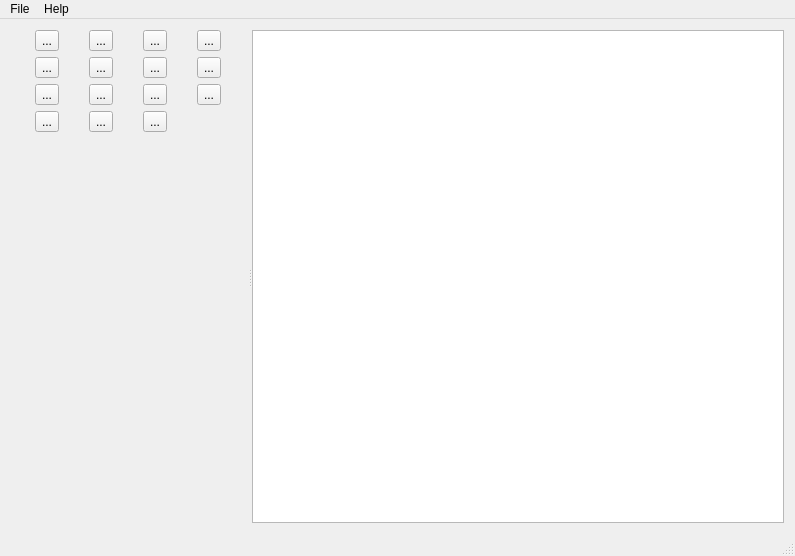
<?xml version="1.0" encoding="UTF-8"?>
<ui version="4.0">
 <class>MainWindow</class>
 <widget class="QMainWindow" name="MainWindow">
  <property name="geometry">
   <rect>
    <x>0</x>
    <y>0</y>
    <width>795</width>
    <height>556</height>
   </rect>
  </property>
  <property name="windowTitle">
   <string>MainWindow</string>
  </property>
  <widget class="QWidget" name="centralWidget">
   <layout class="QGridLayout" name="gridLayout">
    <item row="0" column="0">
     <widget class="QSplitter" name="splitter">
      <property name="orientation">
       <enum>Qt::Horizontal</enum>
      </property>
      <widget class="QWidget" name="toolsWidget" native="true">
       <property name="sizePolicy">
        <sizepolicy hsizetype="MinimumExpanding" vsizetype="Preferred">
         <horstretch>0</horstretch>
         <verstretch>0</verstretch>
        </sizepolicy>
       </property>
       <property name="minimumSize">
        <size>
         <width>120</width>
         <height>0</height>
        </size>
       </property>
       <layout class="QGridLayout" name="gridLayout_2">
        <property name="leftMargin">
         <number>0</number>
        </property>
        <property name="topMargin">
         <number>0</number>
        </property>
        <property name="rightMargin">
         <number>0</number>
        </property>
        <property name="bottomMargin">
         <number>0</number>
        </property>
        <property name="spacing">
         <number>6</number>
        </property>
        <item row="2" column="2">
         <widget class="QToolButton" name="toolButton">
          <property name="text">
           <string>...</string>
          </property>
          <property name="icon">
           <iconset resource="icons.qrc">
            <normaloff>:/icons/circle.png</normaloff>:/icons/circle.png</iconset>
          </property>
          <property name="iconSize">
           <size>
            <width>24</width>
            <height>24</height>
           </size>
          </property>
         </widget>
        </item>
        <item row="1" column="3">
         <widget class="QToolButton" name="toolButton_clear">
          <property name="text">
           <string>...</string>
          </property>
          <property name="icon">
           <iconset resource="icons.qrc">
            <normaloff>:/icons/delete.png</normaloff>:/icons/delete.png</iconset>
          </property>
          <property name="iconSize">
           <size>
            <width>24</width>
            <height>24</height>
           </size>
          </property>
         </widget>
        </item>
        <item row="5" column="0" colspan="4">
         <widget class="VEPolyLineSettings" name="polylineSettings" native="true">
          <property name="minimumSize">
           <size>
            <width>0</width>
            <height>50</height>
           </size>
          </property>
         </widget>
        </item>
        <item row="4" column="0" colspan="4">
         <widget class="VERectangleSettings" name="rectangleSettings" native="true">
          <property name="minimumSize">
           <size>
            <width>0</width>
            <height>50</height>
           </size>
          </property>
         </widget>
        </item>
        <item row="3" column="0">
         <widget class="QToolButton" name="toolButton_text">
          <property name="text">
           <string>...</string>
          </property>
          <property name="icon">
           <iconset resource="icons.qrc">
            <normaloff>:/icons/text.png</normaloff>:/icons/text.png</iconset>
          </property>
          <property name="iconSize">
           <size>
            <width>24</width>
            <height>24</height>
           </size>
          </property>
         </widget>
        </item>
        <item row="0" column="2">
         <widget class="QToolButton" name="toolButton_SaveAs">
          <property name="text">
           <string>...</string>
          </property>
          <property name="icon">
           <iconset resource="icons.qrc">
            <normaloff>:/icons/saveAs.png</normaloff>:/icons/saveAs.png</iconset>
          </property>
          <property name="iconSize">
           <size>
            <width>24</width>
            <height>24</height>
           </size>
          </property>
         </widget>
        </item>
        <item row="2" column="0">
         <widget class="QToolButton" name="butLine">
          <property name="text">
           <string>...</string>
          </property>
          <property name="icon">
           <iconset resource="icons.qrc">
            <normaloff>:/icons/直线.png</normaloff>:/icons/直线.png</iconset>
          </property>
          <property name="iconSize">
           <size>
            <width>24</width>
            <height>24</height>
           </size>
          </property>
         </widget>
        </item>
        <item row="0" column="0">
         <widget class="QToolButton" name="butOpen">
          <property name="enabled">
           <bool>true</bool>
          </property>
          <property name="text">
           <string>...</string>
          </property>
          <property name="icon">
           <iconset resource="icons.qrc">
            <normaloff>:/icons/open.png</normaloff>:/icons/open.png</iconset>
          </property>
          <property name="iconSize">
           <size>
            <width>24</width>
            <height>24</height>
           </size>
          </property>
         </widget>
        </item>
        <item row="2" column="3">
         <widget class="QToolButton" name="butRectangle">
          <property name="text">
           <string>...</string>
          </property>
          <property name="icon">
           <iconset resource="icons.qrc">
            <normaloff>:/icons/rectangle.png</normaloff>:/icons/rectangle.png</iconset>
          </property>
          <property name="iconSize">
           <size>
            <width>24</width>
            <height>24</height>
           </size>
          </property>
         </widget>
        </item>
        <item row="2" column="1">
         <widget class="QToolButton" name="toolButton_curveLine">
          <property name="text">
           <string>...</string>
          </property>
          <property name="icon">
           <iconset resource="icons.qrc">
            <normaloff>:/icons/曲线.png</normaloff>:/icons/曲线.png</iconset>
          </property>
          <property name="iconSize">
           <size>
            <width>24</width>
            <height>24</height>
           </size>
          </property>
         </widget>
        </item>
        <item row="1" column="2">
         <widget class="QToolButton" name="butDefault">
          <property name="text">
           <string>...</string>
          </property>
          <property name="icon">
           <iconset resource="icons.qrc">
            <normaloff>:/icons/arrow.png</normaloff>:/icons/arrow.png</iconset>
          </property>
          <property name="iconSize">
           <size>
            <width>24</width>
            <height>24</height>
           </size>
          </property>
         </widget>
        </item>
        <item row="1" column="0">
         <widget class="QToolButton" name="toolButton_ZoomIn">
          <property name="text">
           <string>...</string>
          </property>
          <property name="icon">
           <iconset resource="icons.qrc">
            <normaloff>:/icons/zoomIn.png</normaloff>:/icons/zoomIn.png</iconset>
          </property>
          <property name="iconSize">
           <size>
            <width>24</width>
            <height>24</height>
           </size>
          </property>
         </widget>
        </item>
        <item row="1" column="1">
         <widget class="QToolButton" name="toolButton_ZoomOut">
          <property name="text">
           <string>...</string>
          </property>
          <property name="icon">
           <iconset resource="icons.qrc">
            <normaloff>:/icons/zoomOut.png</normaloff>:/icons/zoomOut.png</iconset>
          </property>
          <property name="iconSize">
           <size>
            <width>24</width>
            <height>24</height>
           </size>
          </property>
         </widget>
        </item>
        <item row="3" column="2">
         <widget class="QToolButton" name="cut">
          <property name="text">
           <string>...</string>
          </property>
          <property name="icon">
           <iconset resource="icons.qrc">
            <normaloff>:/icons/cut.png</normaloff>:/icons/cut.png</iconset>
          </property>
          <property name="iconSize">
           <size>
            <width>24</width>
            <height>24</height>
           </size>
          </property>
         </widget>
        </item>
        <item row="0" column="3">
         <widget class="QToolButton" name="toolButton_copy">
          <property name="text">
           <string>...</string>
          </property>
          <property name="icon">
           <iconset resource="icons.qrc">
            <normaloff>:/icons/copy.png</normaloff>:/icons/copy.png</iconset>
          </property>
          <property name="iconSize">
           <size>
            <width>24</width>
            <height>24</height>
           </size>
          </property>
         </widget>
        </item>
        <item row="3" column="1">
         <widget class="QToolButton" name="toolButton_Home">
          <property name="text">
           <string>...</string>
          </property>
          <property name="icon">
           <iconset resource="icons.qrc">
            <normaloff>:/icons/up.png</normaloff>:/icons/up.png</iconset>
          </property>
          <property name="iconSize">
           <size>
            <width>24</width>
            <height>24</height>
           </size>
          </property>
         </widget>
        </item>
        <item row="0" column="1">
         <widget class="QToolButton" name="butSave">
          <property name="text">
           <string>...</string>
          </property>
          <property name="icon">
           <iconset resource="icons.qrc">
            <normaloff>:/icons/save.ico</normaloff>:/icons/save.ico</iconset>
          </property>
          <property name="iconSize">
           <size>
            <width>24</width>
            <height>24</height>
           </size>
          </property>
         </widget>
        </item>
        <item row="6" column="0" colspan="4">
         <spacer name="verticalSpacer">
          <property name="orientation">
           <enum>Qt::Vertical</enum>
          </property>
          <property name="sizeHint" stdset="0">
           <size>
            <width>20</width>
            <height>40</height>
           </size>
          </property>
         </spacer>
        </item>
       </layout>
      </widget>
      <widget class="VEWorkplaceView" name="workplaceView"/>
     </widget>
    </item>
   </layout>
  </widget>
  <widget class="QMenuBar" name="menuBar">
   <property name="geometry">
    <rect>
     <x>0</x>
     <y>0</y>
     <width>795</width>
     <height>26</height>
    </rect>
   </property>
   <widget class="QMenu" name="menu">
    <property name="title">
     <string>File</string>
    </property>
    <addaction name="actionNew"/>
    <addaction name="actionOpen"/>
    <addaction name="separator"/>
    <addaction name="actionSave"/>
    <addaction name="actionSaveAs"/>
    <addaction name="separator"/>
    <addaction name="actionCut"/>
    <addaction name="actionExit"/>
   </widget>
   <widget class="QMenu" name="menuHelp">
    <property name="title">
     <string>Help</string>
    </property>
    <addaction name="actionHelp"/>
   </widget>
   <addaction name="menu"/>
   <addaction name="menuHelp"/>
  </widget>
  <widget class="QStatusBar" name="statusBar"/>
  <action name="actionHelp">
   <property name="icon">
    <iconset resource="icons.qrc">
     <normaloff>:/icons/scene.ico</normaloff>:/icons/scene.ico</iconset>
   </property>
   <property name="text">
    <string>Readme</string>
   </property>
   <property name="shortcut">
    <string>Ctrl+H</string>
   </property>
  </action>
  <action name="actionNew">
   <property name="icon">
    <iconset resource="icons.qrc">
     <normaloff>:/icons/new.png</normaloff>:/icons/new.png</iconset>
   </property>
   <property name="text">
    <string>New</string>
   </property>
   <property name="shortcut">
    <string>Ctrl+N</string>
   </property>
  </action>
  <action name="actionOpen">
   <property name="icon">
    <iconset resource="icons.qrc">
     <normaloff>:/icons/cursor-openhand.png</normaloff>:/icons/cursor-openhand.png</iconset>
   </property>
   <property name="text">
    <string>Open</string>
   </property>
   <property name="shortcut">
    <string>Ctrl+O</string>
   </property>
  </action>
  <action name="actionSave">
   <property name="icon">
    <iconset resource="icons.qrc">
     <normaloff>:/icons/save.png</normaloff>:/icons/save.png</iconset>
   </property>
   <property name="text">
    <string>Save</string>
   </property>
   <property name="shortcut">
    <string>Ctrl+S</string>
   </property>
  </action>
  <action name="actionSaveAs">
   <property name="icon">
    <iconset resource="icons.qrc">
     <normaloff>:/icons/saveAs.png</normaloff>:/icons/saveAs.png</iconset>
   </property>
   <property name="text">
    <string>SaveAs</string>
   </property>
   <property name="shortcut">
    <string>Ctrl+A</string>
   </property>
  </action>
  <action name="actionExit">
   <property name="icon">
    <iconset resource="icons.qrc">
     <normaloff>:/icons/exit.png</normaloff>:/icons/exit.png</iconset>
   </property>
   <property name="text">
    <string>Exit</string>
   </property>
   <property name="shortcut">
    <string>Ctrl+Q</string>
   </property>
  </action>
  <action name="actionCut">
   <property name="icon">
    <iconset resource="icons.qrc">
     <normaloff>:/icons/cut.png</normaloff>:/icons/cut.png</iconset>
   </property>
   <property name="text">
    <string>Cut</string>
   </property>
   <property name="shortcut">
    <string>Ctrl+X</string>
   </property>
  </action>
 </widget>
 <layoutdefault spacing="6" margin="11"/>
 <customwidgets>
  <customwidget>
   <class>VERectangleSettings</class>
   <extends>QWidget</extends>
   <header>verectanglesettings.h</header>
   <container>1</container>
  </customwidget>
  <customwidget>
   <class>VEPolyLineSettings</class>
   <extends>QWidget</extends>
   <header>vepolylinesettings.h</header>
   <container>1</container>
  </customwidget>
  <customwidget>
   <class>VEWorkplaceView</class>
   <extends>QGraphicsView</extends>
   <header>veworkplaceview.h</header>
  </customwidget>
 </customwidgets>
 <resources>
  <include location="icons.qrc"/>
 </resources>
 <connections/>
</ui>
